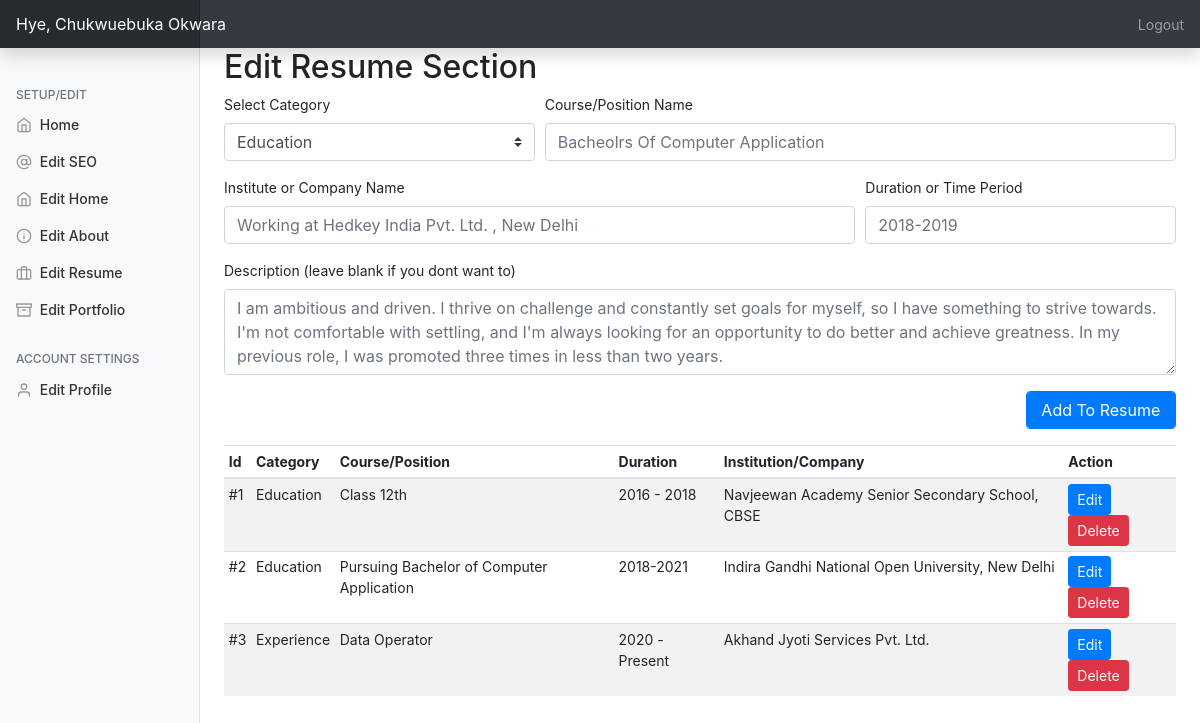
Before: /admin/?editresume=true (signed in) with the older database file.
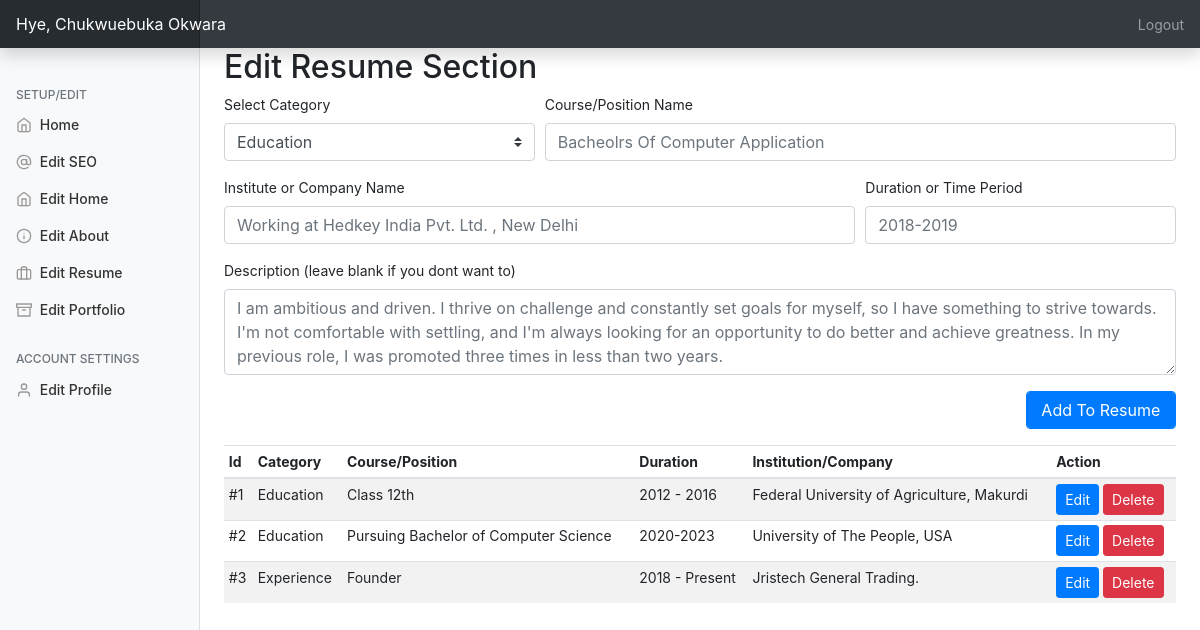
After: the same page with the newer database file.
### tables this page shows
CREATE TABLE `resume` (
  `id` int(11) NOT NULL,
  `category` varchar(250) NOT NULL,
  `title` varchar(250) NOT NULL,
  `year` varchar(250) NOT NULL,
  `ogname` varchar(250) NOT NULL,
  `workdesc` text NOT NULL
);

### admin/php/resume.php (the view, shortened to what this page needs)
<h2>Edit Resume Section</h2>
         <form action="php/uresume.php" method="post">
                 <div class="form-row">
                   <div class="form-group col-md-4">
                   <label>Select Category</label>
                    <select name="category" class="custom-select">
  <option value="e" selected>Education</option>
</select></div>
                     <div class="form-group col-md-8">
    <label for="sn">Course/Position Name</label>
    <input type="text" name="title" class="form-control" id="website" placeholder="Bacheolrs Of Computer Application" required>
  </div>
   <div class="form-group col-md-8">
    <label for="website">Institute or Company Name</label>
    <input type="text" name="ogname" class="form-control" id="website" placeholder="Working at Hedkey India Pvt. Ltd. , New Delhi" required>
  </div>
   <div class="form-group col-md-4">
    <label for="website">Duration or Time Period</label>
    <input type="text" name="year" class="form-control" id="website" placeholder="2018-2019" required>
  </div>
  <div class="form-group col-md-12">
    <label for="exampleFormControlTextarea1">Description (leave blank if you dont want to)</label>
    <textarea class="form-control" name="workdesc" id="exampleFormControlTextarea1" rows="3" placeholder="I am ambitious and driven. I thrive on challenge and constantly set goals for myself, so I have something to strive towards. I'm not comfortable with settling, and I'm always looking for an opportunity to do better and achieve greatness. In my previous role, I was promoted three times in less than two years."></textarea>
  </div>
   <div class="form-group col-md-2 ml-auto">
      <input type="submit" name="addtoresume" class="btn btn-primary form-control" value="Add To Resume">
   </div>
                 </div>
             </form>
         <table id="rlist" class="table table-striped table-sm .table-responsive ">
          <thead>
            <tr>
              <th>Id</th>
              <th>Category</th>
              <th>Course/Position</th>
              <th>Duration</th>
              <th>Institution/Company</th>
              <th>Action</th>
            </tr>
          </thead>
          <tbody>
         <?php
$query2="SELECT * FROM resume";
$queryrun2=mysqli_query($db,$query2);
$count=1;
while($data2=mysqli_fetch_array($queryrun2)){
    $cat = $data2['category']=='e'?$cat="Education":$cat="Experience";
    ?>
     <tr>
         <div class="modal fade" id="modal<?=$data2['id']?>" tabindex="-1" role="dialog" aria-labelledby="exampleModalLabel" aria-hidden="true">
          <td>#<?=$count?></td>
              <td><?=$cat?></td>
         <td><?=$data2['title']?></td>
         <td><?=$data2['year']?></td>
         <td><?=$data2['ogname']?></td>
         <td>
         <button type="button" class="btn btn-primary btn-sm" data-toggle="modal" data-target="#modal<?=$data2['id']?>">
  Edit
</button> <a href="php/uresume.php?del=<?=$data2['id']?>"><button type="button" class="btn btn-danger btn-sm" data-toggle="modal" data-target="#exampleModal">
  Delete
             </button></a></td>
            </tr>
         <?php $count++;
} ?>
             </tbody></table>

Changed rows visible on the page:
changed resume "Class 12th": year "2016 - 2018" → "2012 - 2016"; ogname "Navjeewan Academy Senior Secondary School, CBSE" → "Federal University of Agriculture, Makurdi"
changed resume: title "Pursuing Bachelor of Computer Application" → "Pursuing Bachelor of Computer Science"; year "2018-2021" → "2020-2023"; ogname "Indira Gandhi National Open University, New Delhi" → "University of The People, USA"
changed resume "Experience": title "Data Operator" → "Founder"; year "2020 - Present" → "2018 - Present"; ogname "Akhand Jyoti Services Pvt. Ltd." → "Jristech General Trading."
